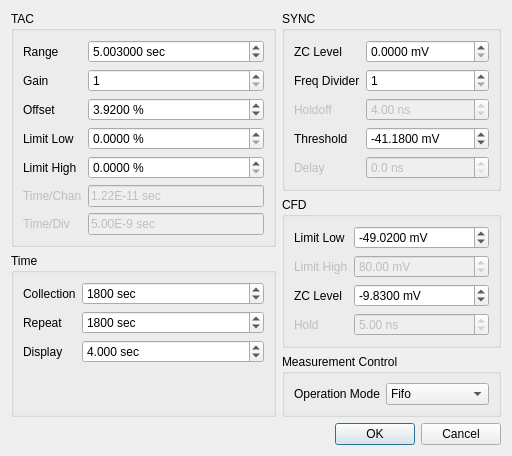
<?xml version="1.0" encoding="UTF-8"?>
<ui version="4.0">
 <class>tcsps_system_parameters_dialog</class>
 <widget class="QDialog" name="tcsps_system_parameters_dialog">
  <property name="geometry">
   <rect>
    <x>0</x>
    <y>0</y>
    <width>512</width>
    <height>439</height>
   </rect>
  </property>
  <property name="windowTitle">
   <string>System Parameters</string>
  </property>
  <layout class="QVBoxLayout" name="verticalLayout">
   <item>
    <layout class="QHBoxLayout" name="params_layout">
     <item>
      <layout class="QVBoxLayout" name="left_layout">
       <item>
        <widget class="QGroupBox" name="tac_groupbox">
         <property name="title">
          <string>TAC</string>
         </property>
         <layout class="QFormLayout" name="formLayout">
          <item row="0" column="0">
           <widget class="QLabel" name="tac_range_label">
            <property name="text">
             <string>Range</string>
            </property>
           </widget>
          </item>
          <item row="0" column="1">
           <widget class="QDoubleSpinBox" name="tac_range_spinbox">
            <property name="suffix">
             <string> sec</string>
            </property>
            <property name="decimals">
             <number>6</number>
            </property>
            <property name="maximum">
             <double>10000000000000000139372116959414099130712064.000000000000000</double>
            </property>
            <property name="value">
             <double>5.003000000000000</double>
            </property>
           </widget>
          </item>
          <item row="1" column="0">
           <widget class="QLabel" name="tac_gain_label">
            <property name="text">
             <string>Gain</string>
            </property>
           </widget>
          </item>
          <item row="1" column="1">
           <widget class="QSpinBox" name="tac_gain_spinbox">
            <property name="minimum">
             <number>1</number>
            </property>
            <property name="maximum">
             <number>15</number>
            </property>
            <property name="value">
             <number>1</number>
            </property>
           </widget>
          </item>
          <item row="2" column="0">
           <widget class="QLabel" name="tac_offset_label">
            <property name="text">
             <string>Offset</string>
            </property>
           </widget>
          </item>
          <item row="2" column="1">
           <widget class="QDoubleSpinBox" name="tac_offset_spinbox">
            <property name="suffix">
             <string> %</string>
            </property>
            <property name="decimals">
             <number>4</number>
            </property>
            <property name="maximum">
             <double>100.000000000000000</double>
            </property>
            <property name="value">
             <double>3.920000000000000</double>
            </property>
           </widget>
          </item>
          <item row="3" column="0">
           <widget class="QLabel" name="tac_limit_low_label">
            <property name="text">
             <string>Limit Low</string>
            </property>
           </widget>
          </item>
          <item row="3" column="1">
           <widget class="QDoubleSpinBox" name="tac_limit_low_spinbox">
            <property name="suffix">
             <string> %</string>
            </property>
            <property name="decimals">
             <number>4</number>
            </property>
            <property name="maximum">
             <double>100000000000000004764729344.000000000000000</double>
            </property>
           </widget>
          </item>
          <item row="4" column="0">
           <widget class="QLabel" name="tac_limit_high_label">
            <property name="text">
             <string>Limit High</string>
            </property>
           </widget>
          </item>
          <item row="4" column="1">
           <widget class="QDoubleSpinBox" name="tac_limit_high_spinbox">
            <property name="suffix">
             <string> %</string>
            </property>
            <property name="decimals">
             <number>4</number>
            </property>
            <property name="maximum">
             <double>100000000000000004764729344.000000000000000</double>
            </property>
           </widget>
          </item>
          <item row="5" column="0">
           <widget class="QLabel" name="tac_time_chan_label">
            <property name="enabled">
             <bool>false</bool>
            </property>
            <property name="text">
             <string>Time/Chan</string>
            </property>
           </widget>
          </item>
          <item row="5" column="1">
           <widget class="QLineEdit" name="tac_time_chan_edit">
            <property name="enabled">
             <bool>false</bool>
            </property>
            <property name="text">
             <string>1.22E-11 sec</string>
            </property>
           </widget>
          </item>
          <item row="6" column="0">
           <widget class="QLabel" name="tac_time_div_label">
            <property name="enabled">
             <bool>false</bool>
            </property>
            <property name="text">
             <string>Time/Div</string>
            </property>
           </widget>
          </item>
          <item row="6" column="1">
           <widget class="QLineEdit" name="tac_time_div_edit">
            <property name="enabled">
             <bool>false</bool>
            </property>
            <property name="text">
             <string>5.00E-9 sec</string>
            </property>
           </widget>
          </item>
         </layout>
        </widget>
       </item>
       <item>
        <widget class="QGroupBox" name="time_groupbox">
         <property name="title">
          <string>Time</string>
         </property>
         <layout class="QFormLayout" name="formLayout_3">
          <item row="0" column="0">
           <widget class="QLabel" name="time_collection_label">
            <property name="text">
             <string>Collection</string>
            </property>
           </widget>
          </item>
          <item row="1" column="0">
           <widget class="QLabel" name="time_repeat_label">
            <property name="text">
             <string>Repeat</string>
            </property>
           </widget>
          </item>
          <item row="2" column="0">
           <widget class="QLabel" name="time_display_label">
            <property name="text">
             <string>Display</string>
            </property>
           </widget>
          </item>
          <item row="0" column="1">
           <widget class="QSpinBox" name="time_collection_spinbox">
            <property name="suffix">
             <string> sec</string>
            </property>
            <property name="maximum">
             <number>999999999</number>
            </property>
            <property name="value">
             <number>1800</number>
            </property>
            <property name="displayIntegerBase">
             <number>10</number>
            </property>
           </widget>
          </item>
          <item row="1" column="1">
           <widget class="QSpinBox" name="time_repeat_spinbox">
            <property name="suffix">
             <string> sec</string>
            </property>
            <property name="maximum">
             <number>999999999</number>
            </property>
            <property name="value">
             <number>1800</number>
            </property>
           </widget>
          </item>
          <item row="2" column="1">
           <widget class="QDoubleSpinBox" name="time_display_spinbox">
            <property name="prefix">
             <string/>
            </property>
            <property name="suffix">
             <string> sec</string>
            </property>
            <property name="decimals">
             <number>3</number>
            </property>
            <property name="value">
             <double>4.000000000000000</double>
            </property>
           </widget>
          </item>
         </layout>
        </widget>
       </item>
      </layout>
     </item>
     <item>
      <layout class="QVBoxLayout" name="right_layout">
       <item>
        <widget class="QGroupBox" name="sync_groupbox">
         <property name="title">
          <string>SYNC</string>
         </property>
         <layout class="QFormLayout" name="formLayout_2">
          <item row="0" column="0">
           <widget class="QLabel" name="sync_zc_level_label">
            <property name="text">
             <string>ZC Level</string>
            </property>
           </widget>
          </item>
          <item row="1" column="0">
           <widget class="QLabel" name="sync_freq_divider_label">
            <property name="text">
             <string>Freq Divider</string>
            </property>
           </widget>
          </item>
          <item row="3" column="0">
           <widget class="QLabel" name="sync_threshold_label">
            <property name="text">
             <string>Threshold</string>
            </property>
           </widget>
          </item>
          <item row="1" column="1">
           <widget class="QSpinBox" name="sync_freq_divider_spinbox">
            <property name="minimum">
             <number>1</number>
            </property>
            <property name="maximum">
             <number>4</number>
            </property>
           </widget>
          </item>
          <item row="0" column="1">
           <widget class="QDoubleSpinBox" name="sync_zc_level_spinbox">
            <property name="suffix">
             <string> mV</string>
            </property>
            <property name="decimals">
             <number>4</number>
            </property>
           </widget>
          </item>
          <item row="3" column="1">
           <widget class="QDoubleSpinBox" name="sync_threshold_spinbox">
            <property name="suffix">
             <string> mV</string>
            </property>
            <property name="decimals">
             <number>4</number>
            </property>
            <property name="minimum">
             <double>-999999999999999.000000000000000</double>
            </property>
            <property name="maximum">
             <double>10000000000000000000.000000000000000</double>
            </property>
            <property name="value">
             <double>-41.180000000000000</double>
            </property>
           </widget>
          </item>
          <item row="2" column="0">
           <widget class="QLabel" name="sync_holdoff_label">
            <property name="enabled">
             <bool>false</bool>
            </property>
            <property name="text">
             <string>Holdoff</string>
            </property>
           </widget>
          </item>
          <item row="4" column="0">
           <widget class="QLabel" name="sync_delay_label">
            <property name="enabled">
             <bool>false</bool>
            </property>
            <property name="text">
             <string>Delay</string>
            </property>
           </widget>
          </item>
          <item row="2" column="1">
           <widget class="QDoubleSpinBox" name="sync_holdoff_spinbox">
            <property name="enabled">
             <bool>false</bool>
            </property>
            <property name="suffix">
             <string> ns</string>
            </property>
            <property name="value">
             <double>4.000000000000000</double>
            </property>
           </widget>
          </item>
          <item row="4" column="1">
           <widget class="QDoubleSpinBox" name="sync_delay_spinbox">
            <property name="enabled">
             <bool>false</bool>
            </property>
            <property name="suffix">
             <string> ns</string>
            </property>
            <property name="decimals">
             <number>1</number>
            </property>
           </widget>
          </item>
         </layout>
        </widget>
       </item>
       <item>
        <widget class="QGroupBox" name="cfd_groupbox">
         <property name="title">
          <string>CFD</string>
         </property>
         <layout class="QFormLayout" name="formLayout_4">
          <item row="0" column="0">
           <widget class="QLabel" name="cfd_limit_low_label">
            <property name="text">
             <string>Limit Low</string>
            </property>
           </widget>
          </item>
          <item row="0" column="1">
           <widget class="QDoubleSpinBox" name="cfd_limit_low_spinbox">
            <property name="suffix">
             <string> mV</string>
            </property>
            <property name="decimals">
             <number>4</number>
            </property>
            <property name="minimum">
             <double>-10000000000000000000.000000000000000</double>
            </property>
            <property name="maximum">
             <double>1000000000000000000.000000000000000</double>
            </property>
            <property name="value">
             <double>-49.020000000000003</double>
            </property>
           </widget>
          </item>
          <item row="2" column="0">
           <widget class="QLabel" name="cfd_zc_level_label">
            <property name="text">
             <string>ZC Level</string>
            </property>
           </widget>
          </item>
          <item row="2" column="1">
           <widget class="QDoubleSpinBox" name="cfd_zc_level_spinbox">
            <property name="suffix">
             <string> mV</string>
            </property>
            <property name="decimals">
             <number>4</number>
            </property>
            <property name="minimum">
             <double>-999999999999999.000000000000000</double>
            </property>
            <property name="maximum">
             <double>1000000000000000000000.000000000000000</double>
            </property>
            <property name="value">
             <double>-9.830000000000000</double>
            </property>
           </widget>
          </item>
          <item row="1" column="0">
           <widget class="QLabel" name="cfd_limit_high_label">
            <property name="enabled">
             <bool>false</bool>
            </property>
            <property name="text">
             <string>Limit High</string>
            </property>
           </widget>
          </item>
          <item row="3" column="0">
           <widget class="QLabel" name="cfd_hold_label">
            <property name="enabled">
             <bool>false</bool>
            </property>
            <property name="text">
             <string>Hold</string>
            </property>
           </widget>
          </item>
          <item row="1" column="1">
           <widget class="QDoubleSpinBox" name="cfd_limit_high_spinbox">
            <property name="enabled">
             <bool>false</bool>
            </property>
            <property name="suffix">
             <string> mV</string>
            </property>
            <property name="minimum">
             <double>-10000000000000000.000000000000000</double>
            </property>
            <property name="maximum">
             <double>9999999999999999583119736832.000000000000000</double>
            </property>
            <property name="value">
             <double>80.000000000000000</double>
            </property>
           </widget>
          </item>
          <item row="3" column="1">
           <widget class="QDoubleSpinBox" name="cfd_hold_spinbox">
            <property name="enabled">
             <bool>false</bool>
            </property>
            <property name="suffix">
             <string> ns</string>
            </property>
            <property name="maximum">
             <double>10000000000000000000.000000000000000</double>
            </property>
            <property name="value">
             <double>5.000000000000000</double>
            </property>
           </widget>
          </item>
         </layout>
        </widget>
       </item>
       <item>
        <widget class="QGroupBox" name="measurement_groupbox">
         <property name="title">
          <string>Measurement Control</string>
         </property>
         <layout class="QFormLayout" name="formLayout_5">
          <item row="0" column="0">
           <widget class="QLabel" name="label_20">
            <property name="text">
             <string>Operation Mode</string>
            </property>
           </widget>
          </item>
          <item row="0" column="1">
           <widget class="QComboBox" name="measurement_combobox">
            <item>
             <property name="text">
              <string>Fifo</string>
             </property>
            </item>
           </widget>
          </item>
         </layout>
        </widget>
       </item>
      </layout>
     </item>
    </layout>
   </item>
   <item>
    <widget class="QDialogButtonBox" name="buttonBox">
     <property name="orientation">
      <enum>Qt::Horizontal</enum>
     </property>
     <property name="standardButtons">
      <set>QDialogButtonBox::Cancel|QDialogButtonBox::Ok</set>
     </property>
    </widget>
   </item>
  </layout>
 </widget>
 <resources/>
 <connections>
  <connection>
   <sender>buttonBox</sender>
   <signal>accepted()</signal>
   <receiver>tcsps_system_parameters_dialog</receiver>
   <slot>accept()</slot>
   <hints>
    <hint type="sourcelabel">
     <x>248</x>
     <y>254</y>
    </hint>
    <hint type="destinationlabel">
     <x>157</x>
     <y>274</y>
    </hint>
   </hints>
  </connection>
  <connection>
   <sender>buttonBox</sender>
   <signal>rejected()</signal>
   <receiver>tcsps_system_parameters_dialog</receiver>
   <slot>reject()</slot>
   <hints>
    <hint type="sourcelabel">
     <x>316</x>
     <y>260</y>
    </hint>
    <hint type="destinationlabel">
     <x>286</x>
     <y>274</y>
    </hint>
   </hints>
  </connection>
 </connections>
</ui>
